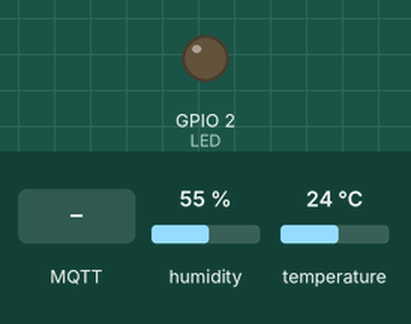
Recording of a sketch running on a simulated ESP32. On the bench: output pins drawn as LEDs (lit = HIGH). The inputs (shaded band) are chosen by the test bench; at power-on: temperature 24 °C, humidity 55 %. WiFi joins after 1.5 s; servers stay silent unless stated; no MQTT or app messages arrive unless stated; what the sketch prints to the serial monitor is not drawn.

Above: at 2.7 s.
2.8 s: MQTT message "led on" arrives on the first subscribed topic
At 4.2 s:
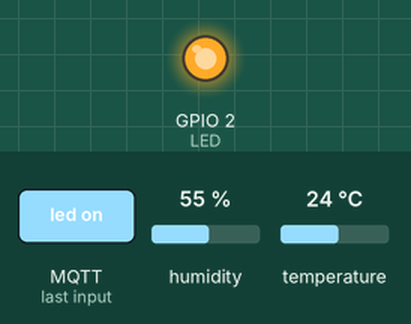
5.0 s: temperature set to 12 °C
11.0 s: MQTT message "temp/topic" arrives on the first subscribed topic
13.1 s: MQTT message "on" arrives on the first subscribed topic
15.1 s: MQTT message "off" arrives on the first subscribed topic
17.1 s: temperature set to 19 °C
Timing chart, 0 to 19.6 s (numbered marks = the images above; inputs shaded):
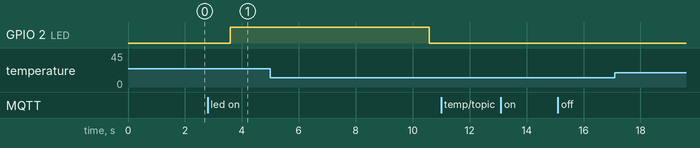

The sketch:

esp32_code.ino
```cpp
#include <WiFi.h>
#include <PubSubClient.h>
#include <DHT.h>
#include <string.h>

#define LED 2
float temp;

// DHT11 pin declaration
DHT dht(26, DHT11);

// Wi-Fi credentials
const char* ssid = "TOPNET_8E88";
const char* password = "1i4hm4k1d7";

// Raspberry Pi MQTT broker details
const char* mqtt_server = "192.168.1.25"; // Raspberry Pi IP address

WiFiClient espClient;
PubSubClient client(espClient);

void setup_wifi() {
  delay(10);
  Serial.println("Connecting to Wi-Fi...");

  WiFi.begin(ssid, password);
  while (WiFi.status() != WL_CONNECTED) {
    delay(500);
    Serial.print(".");
  }
  Serial.println("\nWi-Fi connected!");
}

void reconnect() {
  while (!client.connected()) {
    Serial.print("Connecting to MQTT Broker...\n");
    if (client.connect("ESP32_Client_1")) {
      Serial.println("connected!");
      // Subscribe to the topic when connected
      client.subscribe("temp/topic");
    } else {
      Serial.print("failed, rc=");
      Serial.print(client.state());
      delay(5000);
    }
  }
}

void callback(char* topic, byte* payload, unsigned int length) {
  String message;

  // Check if the message is from the specified topic
  if (strcmp(topic, "temp/topic") == 0)
  {
    // Build the message from the payload
    for (int i = 0; i < length; i++) {
      message += (char)payload[i];
    }
  }
  Serial.println(message);
    // Check if the message is "led on"
    if (message.equals("led on")) // Use .equals() for string comparison
    {
      pinMode(LED, OUTPUT);           // Ensure LED pin is set as output
      digitalWrite(LED, HIGH);        // Turn the LED on
      Serial.println("LED is ON");    // Optional: Print to Serial Monitor
      delay(7000);         // Ensure LED pin is set as output
      digitalWrite(LED, LOW);        // Turn the LED on
      Serial.println("LED is OFF");    // Optional: Print to Serial Monitor
    }
}


void setup() {
  dht.begin();
  Serial.begin(115200);
  setup_wifi();
  client.setServer(mqtt_server, 1883);
  client.setCallback(callback);  // Set the callback function
}

void loop() {
  if (!client.connected()) {
    reconnect();
  }
  client.loop();

  temp = dht.readTemperature();
  Serial.print("Temp: ");
  Serial.print(temp);
  Serial.print(" C ");
  //delay(2000);

  String temp_string = String(temp);
  // Publishing message every 5 seconds
  //Serial.println("Publishing message to MQTT topic...");
  client.publish("temp/topic", temp_string.c_str());
  delay(1000);  // wait 5 seconds before publishing again
}
```

Measured:
- after the input at 2.8 s, GPIO 2 (LED): LOW → HIGH after 0.79 s
- after the input at 11.0 s, every drawn part: stays the same
- after the input at 13.1 s, every drawn part: stays the same
- after the input at 15.1 s, every drawn part: stays the same
- after the input at 17.1 s, every drawn part: stays the same
